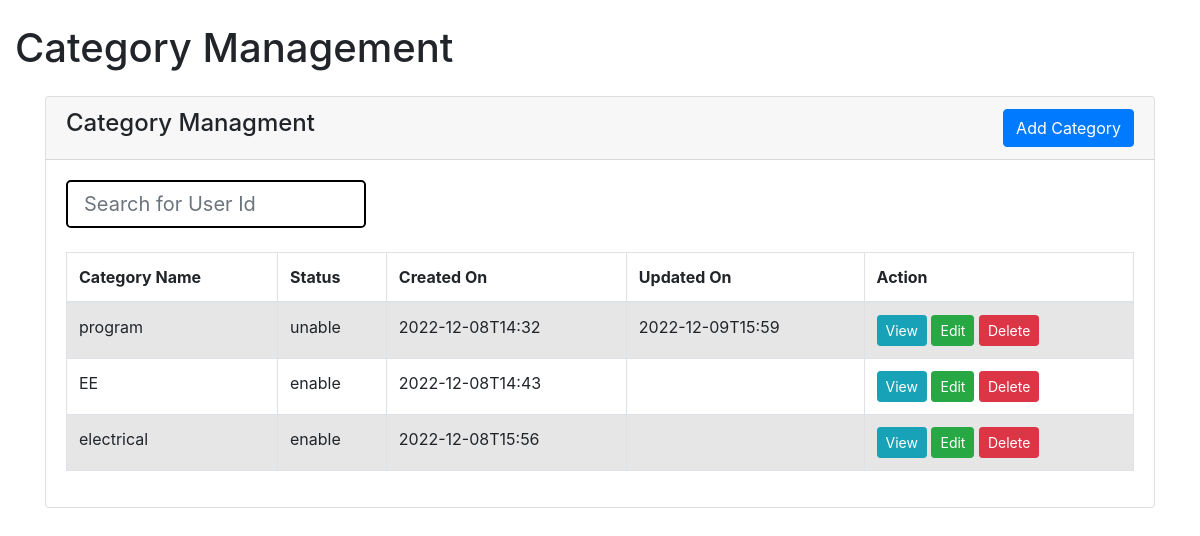
Page /admin/includes/home1.php on the committed database.
### tables this page shows
CREATE TABLE `lms_category` (
  `id` int(6) NOT NULL,
  `Category_name` varchar(191) NOT NULL,
  `Category_status` varchar(191) NOT NULL,
  `created_on` varchar(191) NOT NULL,
  `updated_on` varchar(191) NOT NULL
);

### admin/includes/home1.php (the view, shortened to what this page needs)
<!doctype html>
<html lang="en">
  <head>
    <link href="https://cdn.jsdelivr.net/npm/bootstrap@5.1.3/dist/css/bootstrap.min.css" rel="stylesheet">
    <link rel="stylesheet" href="https://cdn.jsdelivr.net/npm/bootstrap@4.1.3/dist/css/bootstrap.min.css">
    <link rel="stylesheet" href="//cdn.jsdelivr.net/npm/alertifyjs@1.13.1/build/css/alertify.min.css"/>
</head>
<body>
<div class="container-fluid py-4" style="min-height: 700px;" style="width: 100%;">
	<h1>Category Management</h1>
<div class="container mt-4">
    <div class="row">
        <div class="col-md-12">
            <div class="card">
                <div class="card-header">
                    <h4>Category Managment
                        <button type="button" class="btn btn-primary float-end" data-bs-toggle="modal" data-bs-target="#studentAddModal">
                            Add Category
                        </button>
                    </h4>
                </div>
                <div class="card-body">
				<input class="form-control form-control-lg form-control-borderless" type="text" id="searchh" autocomplete="off" placeholder="Search for User Id">
                <br>
				<table id="myTable" class="table table-bordered table-striped">
                        <thead>
                            <tr>
                                <th>Category Name</th>
                                <th>Status</th>
                                <th>Created On</th>
                                <th>Updated On</th>
                                <th>Action</th>
                            </tr>
                        </thead>
                        <tbody>
                            <?php
                            require './dbconn.php';
                            $query = "SELECT * FROM lms_category";
                            $query_run = mysqli_query($con, $query);
                            if(mysqli_num_rows($query_run) > 0)
                            {
                                foreach($query_run as $student)
                                {
                                    ?>
                                    <tr>
                                        <td><?= $student['Category_name'] ?></td>
                                        <td><?= $student['Category_status'] ?></td>
                                        <td><?= $student['created_on'] ?></td>
                                        <td><?= $student['updated_on'] ?></td>
                                        <td>
                                            <button type="button" value="<?=$student['id'];?>" class="viewStudentBtn btn btn-info btn-sm">View</button>
                                            <button type="button" value="<?=$student['id'];?>" class="editStudentBtn btn btn-success btn-sm">Edit</button>
                                            <button type="button" value="<?=$student['id'];?>" class="deleteStudentBtn btn btn-danger btn-sm">Delete</button>
                                        </td>
                                    </tr>
                                    <?php
                                }
                            }
                            ?>
                        </tbody>
                    </table>
                </div>
            </div>
        </div>
    </div>
</div>
</div>
</body>
</html>

### admin/includes/home1.php (style rules this page uses)
#searchh { width: 300px; background-color: white; border: 2px solid black; }

### rows in the picture
lms_category: Category_name "program", Category_status "unable", created_on "2022-12-08T14:32", updated_on "2022-12-09T15:59", $student['id'] 6 (drawn)
lms_category: Category_name "EE", Category_status "enable", created_on "2022-12-08T14:43", $student['id'] 7 (drawn)
lms_category: Category_name "electrical", Category_status "enable", created_on "2022-12-08T15:56", $student['id'] 9 (drawn)
